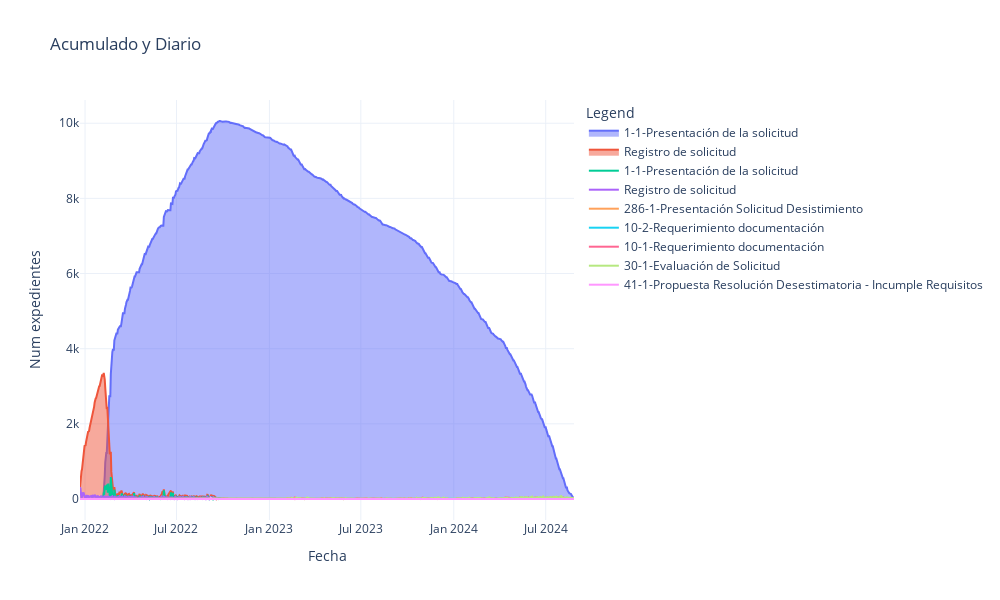

The code cell stored with this chart in its notebook:
### Code cell
# Select specific columns to plot
# Original column names
area_columns = ['1-1-Presentación de la solicitud', 'Registro de solicitud']  
scatter_columns = ['1-1-Presentación de la solicitud', 
                   'Registro de solicitud',
                  '286-1-Presentación Solicitud Desistimiento',
                  '10-2-Requerimiento documentación','10-1-Requerimiento documentación',
                  #'Propuesta Resolución de Inadmisión',
                  '30-1-Evaluación de Solicitud',
                  '41-1-Propuesta Resolución Desestimatoria - Incumple Requisitos']  

# Create the figure
fig = go.Figure()

# Add area plots
for col in area_columns:
    fig.add_trace(go.Scatter(x=df_acumulado.index, y=df_acumulado[col], fill='tozeroy', name=col))

# Add scatter plots
for col in scatter_columns:
    fig.add_trace(go.Scatter(x=df_cambios_estado.index, y=df_cambios_estado[col], mode='lines', name=col))

# Customize layout
fig.update_layout(title="Acumulado y Diario", 
                  xaxis_title="Fecha", yaxis_title="Num expedientes", 
                  template="plotly_white", legend_title="Legend",
                 width=1000, height=600)

fig.show()

### Figure 1 — Plotly figure (JSON) as saved in the notebook; plotly's stock layout.template omitted (floating-point values rounded to 4 significant figures; data arrays with more than 128 entries replaced by an {"elided": "..."} marker saying what was removed)
{"data": [{"fill": "tozeroy", "name": "1-1-Presentación de la solicitud", "type": "scatter", "x": {"elided": "979 str values"}, "y": {"elided": "979 int values"}}, {"fill": "tozeroy", "name": "Registro de solicitud", "type": "scatter", "x": {"elided": "979 str values"}, "y": {"elided": "979 int values"}}, {"mode": "lines", "name": "1-1-Presentación de la solicitud", "type": "scatter", "x": {"elided": "762 str values"}, "y": {"elided": "762 int values"}}, {"mode": "lines", "name": "Registro de solicitud", "type": "scatter", "x": {"elided": "762 str values"}, "y": {"elided": "762 int values"}}, {"mode": "lines", "name": "286-1-Presentación Solicitud Desistimiento", "type": "scatter", "x": {"elided": "762 str values"}, "y": {"elided": "762 int values"}}, {"mode": "lines", "name": "10-2-Requerimiento documentación", "type": "scatter", "x": {"elided": "762 str values"}, "y": {"elided": "762 int values"}}, {"mode": "lines", "name": "10-1-Requerimiento documentación", "type": "scatter", "x": {"elided": "762 str values"}, "y": {"elided": "762 int values"}}, {"mode": "lines", "name": "30-1-Evaluación de Solicitud", "type": "scatter", "x": {"elided": "762 str values"}, "y": {"elided": "762 int values"}}, {"mode": "lines", "name": "41-1-Propuesta Resolución Desestimatoria - Incumple Requisitos", "type": "scatter", "x": {"elided": "762 str values"}, "y": {"elided": "762 int values"}}], "layout": {"dragmode": "pan", "height": 600, "legend": {"title": {"text": "Legend"}}, "title": {"text": "Acumulado y Diario"}, "width": 1000, "xaxis": {"autorange": true, "range": ["2021-12-22", "2024-08-26"], "title": {"text": "Fecha"}, "type": "date"}, "yaxis": {"autorange": true, "range": [-558.8, 10620.0], "title": {"text": "Num expedientes"}, "type": "linear"}}}
